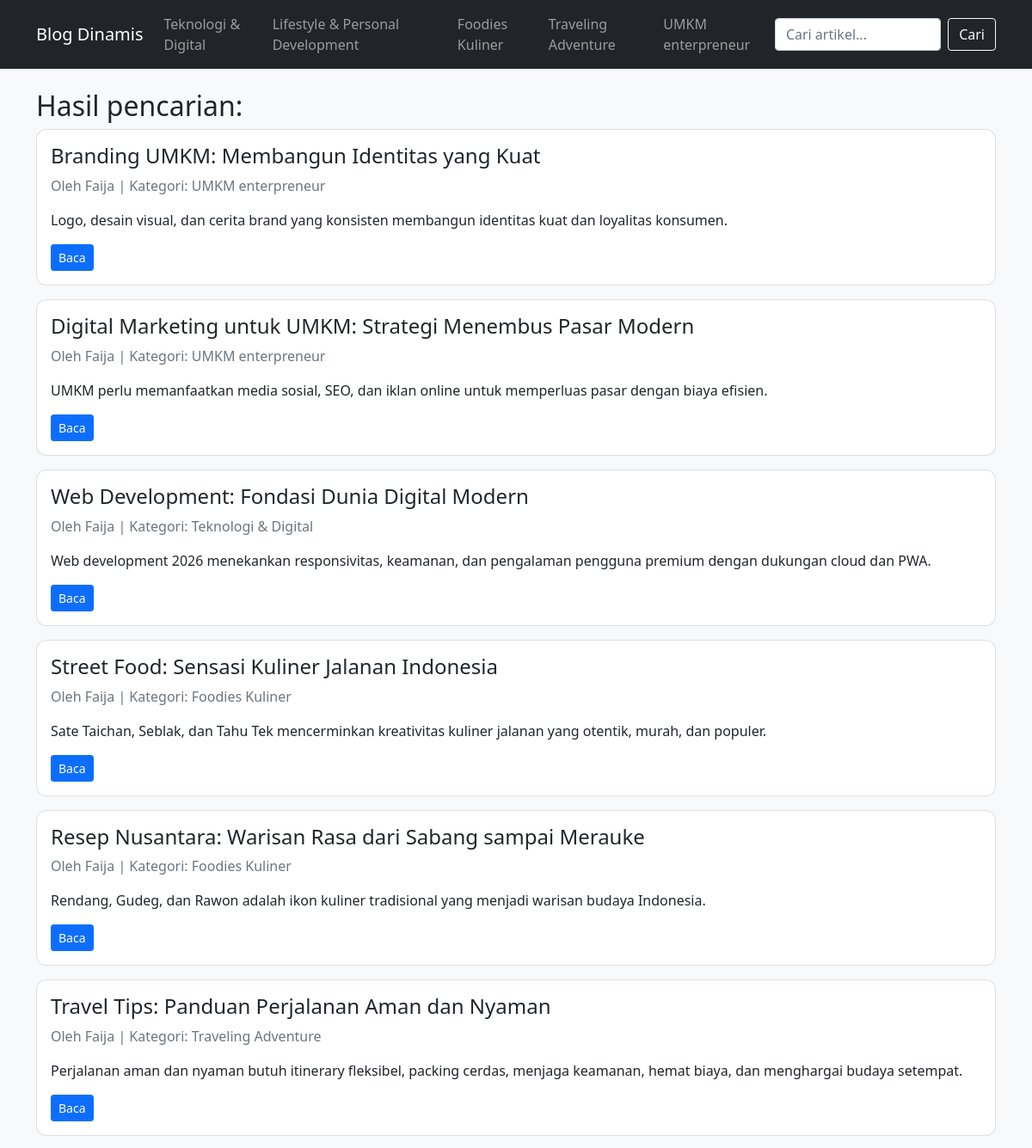
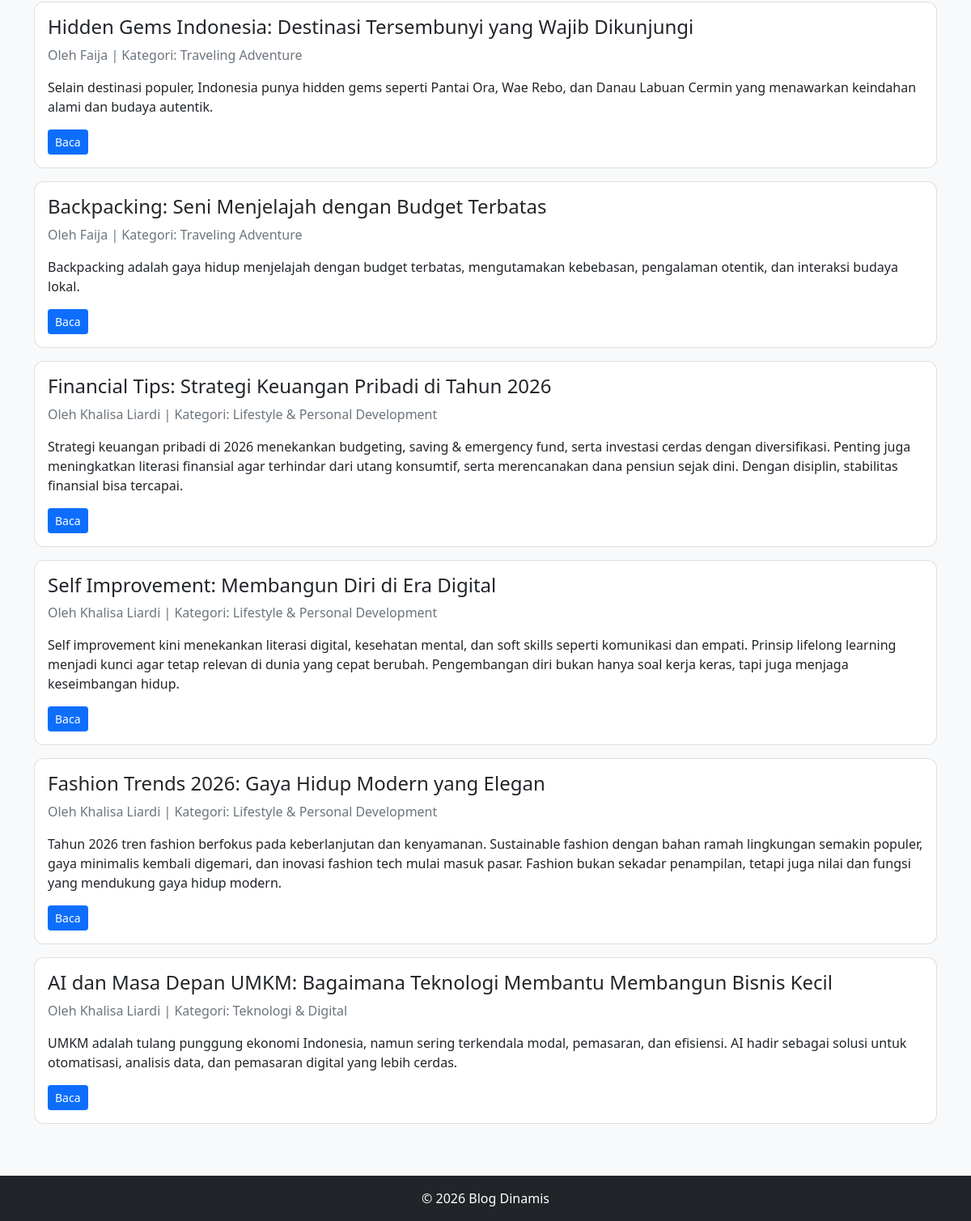
Screenshot of /search.php with the database file from the repository (2 pictures, top to bottom).
### tables this page shows
CREATE TABLE `categories` (
  `id` int(11) NOT NULL,
  `nama_kategori` varchar(100) DEFAULT NULL,
  `slug` varchar(150) DEFAULT NULL,
  `created_at` timestamp NOT NULL DEFAULT current_timestamp()
);

CREATE TABLE `articles` (
  `id` int(11) NOT NULL,
  `user_id` int(11) DEFAULT NULL,
  `category_id` int(11) DEFAULT NULL,
  `judul` varchar(255) DEFAULT NULL,
  `slug` varchar(255) DEFAULT NULL,
  `ringkasan` text DEFAULT NULL,
  `isi` longtext DEFAULT NULL,
  `thumbnail` varchar(255) DEFAULT NULL,
  `views` int(11) DEFAULT 0,
  `status` enum('draft','publish') DEFAULT 'draft',
  `published_at` datetime DEFAULT NULL,
  `created_at` timestamp NOT NULL DEFAULT current_timestamp()
);

CREATE TABLE `users` (
  `id` int(11) NOT NULL,
  `nama` varchar(100) DEFAULT NULL,
  `username` varchar(50) DEFAULT NULL,
  `password` varchar(255) DEFAULT NULL,
  `role` enum('admin','author') DEFAULT 'author',
  `bio` text DEFAULT NULL,
  `created_at` timestamp NOT NULL DEFAULT current_timestamp()
);

### search.php (the view, shortened to what this page needs)
<?php
include 'config/koneksi.php';
$q = isset($_GET['q']) ? trim($_GET['q']) : '';
$data = mysqli_query($conn, "
    SELECT articles.*, users.nama as author, categories.nama_kategori
    FROM articles
    JOIN users ON articles.user_id = users.id
    JOIN categories ON articles.category_id = categories.id
    WHERE articles.status='publish'
    AND (articles.judul LIKE '%$q%' OR articles.isi LIKE '%$q%' OR articles.ringkasan LIKE '%$q%')
    ORDER BY articles.id DESC
");
include 'templates/frontend_header.php';
?>
<h2>Hasil pencarian: <?= htmlspecialchars($q); ?></h2>
<?php if (mysqli_num_rows($data) > 0) : ?>
    <?php while($row = mysqli_fetch_assoc($data)) : ?>
        <div class="card mb-3">
            <div class="card-body">
                <h4><?= htmlspecialchars($row['judul']); ?></h4>
                <p class="text-muted">
                    Oleh <?= htmlspecialchars($row['author']); ?> |
                    Kategori: <?= htmlspecialchars($row['nama_kategori']); ?>
                </p>
                <p><?= htmlspecialchars($row['ringkasan']); ?></p>
                <a href="artikel.php?slug=<?= urlencode($row['slug']); ?>" class="btn btn-primary btn-sm">Baca</a>
            </div>
        </div>
    <?php endwhile; ?>
<?php else : ?>
    <div class="alert alert-warning">Artikel tidak ditemukan.</div>
<?php endif; ?>
<?php include 'templates/frontend_footer.php'; ?>

### templates/frontend_header.php (shortened to what this page needs)
<?php
$kategori_menu = mysqli_query($conn, "SELECT * FROM categories ORDER BY id DESC LIMIT 5");
?>
<!DOCTYPE html>
<html lang="id">
<head>
    <link href="https://cdn.jsdelivr.net/npm/bootstrap@5.0.2/dist/css/bootstrap.min.css" rel="stylesheet">
    <link href="/blog_dinamis/assets/css/style.css" rel="stylesheet">
</head>
<body>
<nav class="navbar navbar-expand-lg navbar-dark bg-dark">
    <div class="container">
        <a class="navbar-brand" href="/blog_dinamis/index.php">Blog Dinamis</a>
        <div class="collapse navbar-collapse" id="navbarFrontend">
            <ul class="navbar-nav me-auto">
                <?php while($k = mysqli_fetch_assoc($kategori_menu)) : ?>
                    <li class="nav-item">
                        <a class="nav-link" href="/blog_dinamis/kategori.php?slug=<?= urlencode($k['slug']); ?>">
                            <?= htmlspecialchars($k['nama_kategori']); ?>
                        </a>
                    </li>
                <?php endwhile; ?>
            </ul>
            <form class="d-flex" action="/blog_dinamis/search.php" method="GET">
                <input class="form-control me-2" type="search" name="q" placeholder="Cari artikel..." required>
                <button class="btn btn-outline-light" type="submit">Cari</button>
            </form>
        </div>
    </div>
</nav>
<div class="container py-4">

### assets/css/style.css (style rules this page uses)
body { background-color: #f8f9fa; }
.card { border-radius: 12px; }

### rows the page displays
categories: nama_kategori "Teknologi & Digital"
categories: nama_kategori "Lifestyle & Personal Development"
categories: nama_kategori "Foodies Kuliner"
categories: nama_kategori "Traveling Adventure"
categories: nama_kategori "UMKM enterpreneur"
articles: judul "Branding UMKM: Membangun Identitas yang Kuat", user.nama "Faija", category.nama_kategori "UMKM enterpreneur", ringkasan "Logo, desain visual, dan cerita brand yang konsisten membangun identitas kuat dan loyalitas konsumen."
articles: judul "Digital Marketing untuk UMKM: Strategi Menembus Pasar Modern", user.nama "Faija", category.nama_kategori "UMKM enterpreneur", ringkasan "UMKM perlu memanfaatkan media sosial, SEO, dan iklan online untuk memperluas pasar dengan biaya efisien."
articles: judul "Web Development: Fondasi Dunia Digital Modern", user.nama "Faija", category.nama_kategori "Teknologi & Digital", ringkasan "Web development 2026 menekankan responsivitas, keamanan, dan pengalaman pengguna premium dengan dukungan cloud dan PWA."
articles: judul "Street Food: Sensasi Kuliner Jalanan Indonesia", user.nama "Faija", category.nama_kategori "Foodies Kuliner", ringkasan "Sate Taichan, Seblak, dan Tahu Tek mencerminkan kreativitas kuliner jalanan yang otentik, murah, dan populer."
articles: judul "Resep Nusantara: Warisan Rasa dari Sabang sampai Merauke", user.nama "Faija", category.nama_kategori "Foodies Kuliner", ringkasan "Rendang, Gudeg, dan Rawon adalah ikon kuliner tradisional yang menjadi warisan budaya Indonesia."
articles: judul "Travel Tips: Panduan Perjalanan Aman dan Nyaman", user.nama "Faija", category.nama_kategori "Traveling Adventure", ringkasan "Perjalanan aman dan nyaman butuh itinerary fleksibel, packing cerdas, menjaga keamanan, hemat biaya, dan menghargai budaya setempat."
articles: judul "Hidden Gems Indonesia: Destinasi Tersembunyi yang Wajib Dikunjungi", user.nama "Faija", category.nama_kategori "Traveling Adventure", ringkasan "Selain destinasi populer, Indonesia punya hidden gems seperti Pantai Ora, Wae Rebo, dan Danau Labuan Cermin yang menawarkan keindahan alami dan budaya autentik."
articles: judul "Backpacking: Seni Menjelajah dengan Budget Terbatas", user.nama "Faija", category.nama_kategori "Traveling Adventure", ringkasan "Backpacking adalah gaya hidup menjelajah dengan budget terbatas, mengutamakan kebebasan, pengalaman otentik, dan interaksi budaya lokal."
articles: judul "Financial Tips: Strategi Keuangan Pribadi di Tahun 2026", user.nama "Khalisa Liardi", category.nama_kategori "Lifestyle & Personal Development", ringkasan "Strategi keuangan pribadi di 2026 menekankan budgeting, saving & emergency fund, serta investasi cerdas dengan diversifikasi. Penting juga meningkatkan literasi finansial agar terhindar dari utang konsumtif, serta merencanakan dana pensiun sejak dini. Dengan disiplin, stabilitas finansial bisa tercapai."
articles: judul "Self Improvement: Membangun Diri di Era Digital", user.nama "Khalisa Liardi", category.nama_kategori "Lifestyle & Personal Development", ringkasan "Self improvement kini menekankan literasi digital, kesehatan mental, dan soft skills seperti komunikasi dan empati. Prinsip lifelong learning menjadi kunci agar tetap relevan di dunia yang cepat berubah. Pengembangan diri bukan hanya soal kerja keras, tapi juga menjaga keseimbangan hidup."
articles: judul "Fashion Trends 2026: Gaya Hidup Modern yang Elegan", user.nama "Khalisa Liardi", category.nama_kategori "Lifestyle & Personal Development", ringkasan "Tahun 2026 tren fashion berfokus pada keberlanjutan dan kenyamanan. Sustainable fashion dengan bahan ramah lingkungan semakin populer, gaya minimalis kembali digemari, dan inovasi fashion tech mulai masuk pasar. Fashion bukan sekadar penampilan, tetapi juga nilai dan fungsi yang mendukung gaya hidup modern."
articles: judul "AI dan Masa Depan UMKM: Bagaimana Teknologi Membantu Membangun Bisnis Kecil", user.nama "Khalisa Liardi", category.nama_kategori "Teknologi & Digital", ringkasan "UMKM adalah tulang punggung ekonomi Indonesia, namun sering terkendala modal, pemasaran, dan efisiensi. AI hadir sebagai solusi untuk otomatisasi, analisis data, dan pemasaran digital yang lebih cerdas."
